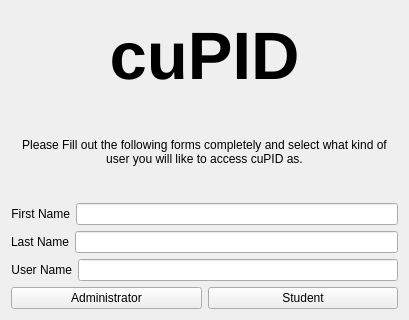
<?xml version="1.0" encoding="UTF-8"?>
<ui version="4.0">
 <class>SignUpForm</class>
 <widget class="QWidget" name="SignUpForm">
  <property name="geometry">
   <rect>
    <x>0</x>
    <y>0</y>
    <width>409</width>
    <height>320</height>
   </rect>
  </property>
  <property name="windowTitle">
   <string>Signup</string>
  </property>
  <layout class="QGridLayout" name="gridLayout">
   <item row="0" column="0">
    <layout class="QVBoxLayout" name="verticalLayout">
     <property name="sizeConstraint">
      <enum>QLayout::SetFixedSize</enum>
     </property>
     <item>
      <widget class="QLabel" name="lblheader">
       <property name="font">
        <font>
         <pointsize>50</pointsize>
         <weight>75</weight>
         <bold>true</bold>
        </font>
       </property>
       <property name="autoFillBackground">
        <bool>true</bool>
       </property>
       <property name="text">
        <string>cuPID</string>
       </property>
       <property name="alignment">
        <set>Qt::AlignCenter</set>
       </property>
      </widget>
     </item>
     <item>
      <widget class="QLabel" name="lblDescription">
       <property name="lineWidth">
        <number>2</number>
       </property>
       <property name="text">
        <string>&lt;html&gt;&lt;head/&gt;&lt;body&gt;&lt;p&gt;Please Fill out the following forms completely and select what kind of user you will like to access cuPID as.&lt;/p&gt;&lt;/body&gt;&lt;/html&gt;</string>
       </property>
       <property name="alignment">
        <set>Qt::AlignCenter</set>
       </property>
       <property name="wordWrap">
        <bool>true</bool>
       </property>
      </widget>
     </item>
     <item>
      <layout class="QHBoxLayout" name="horizontalLayout_2">
       <item>
        <widget class="QLabel" name="label">
         <property name="sizePolicy">
          <sizepolicy hsizetype="Maximum" vsizetype="Preferred">
           <horstretch>0</horstretch>
           <verstretch>0</verstretch>
          </sizepolicy>
         </property>
         <property name="minimumSize">
          <size>
           <width>0</width>
           <height>0</height>
          </size>
         </property>
         <property name="maximumSize">
          <size>
           <width>80</width>
           <height>16777215</height>
          </size>
         </property>
         <property name="text">
          <string>First Name</string>
         </property>
         <property name="alignment">
          <set>Qt::AlignRight|Qt::AlignTrailing|Qt::AlignVCenter</set>
         </property>
        </widget>
       </item>
       <item>
        <widget class="QLineEdit" name="txtFirstName"/>
       </item>
      </layout>
     </item>
     <item>
      <layout class="QHBoxLayout" name="horizontalLayout_3">
       <item>
        <widget class="QLabel" name="label_2">
         <property name="sizePolicy">
          <sizepolicy hsizetype="Maximum" vsizetype="Preferred">
           <horstretch>0</horstretch>
           <verstretch>0</verstretch>
          </sizepolicy>
         </property>
         <property name="minimumSize">
          <size>
           <width>0</width>
           <height>0</height>
          </size>
         </property>
         <property name="maximumSize">
          <size>
           <width>80</width>
           <height>16777215</height>
          </size>
         </property>
         <property name="text">
          <string>Last Name</string>
         </property>
         <property name="alignment">
          <set>Qt::AlignRight|Qt::AlignTrailing|Qt::AlignVCenter</set>
         </property>
        </widget>
       </item>
       <item>
        <widget class="QLineEdit" name="txtLastName"/>
       </item>
      </layout>
     </item>
     <item>
      <layout class="QHBoxLayout" name="horizontalLayout_5">
       <item>
        <widget class="QLabel" name="label_3">
         <property name="sizePolicy">
          <sizepolicy hsizetype="Maximum" vsizetype="Preferred">
           <horstretch>0</horstretch>
           <verstretch>0</verstretch>
          </sizepolicy>
         </property>
         <property name="minimumSize">
          <size>
           <width>0</width>
           <height>0</height>
          </size>
         </property>
         <property name="maximumSize">
          <size>
           <width>80</width>
           <height>16777215</height>
          </size>
         </property>
         <property name="text">
          <string>User Name</string>
         </property>
         <property name="alignment">
          <set>Qt::AlignRight|Qt::AlignTrailing|Qt::AlignVCenter</set>
         </property>
        </widget>
       </item>
       <item>
        <widget class="QLineEdit" name="txtUsername"/>
       </item>
      </layout>
     </item>
     <item>
      <layout class="QHBoxLayout" name="horizontalLayout">
       <item>
        <widget class="QPushButton" name="btnAdministrator">
         <property name="text">
          <string>Administrator</string>
         </property>
        </widget>
       </item>
       <item>
        <widget class="QPushButton" name="btnStudent">
         <property name="text">
          <string>Student</string>
         </property>
        </widget>
       </item>
      </layout>
     </item>
    </layout>
   </item>
  </layout>
 </widget>
 <resources/>
 <connections/>
</ui>
